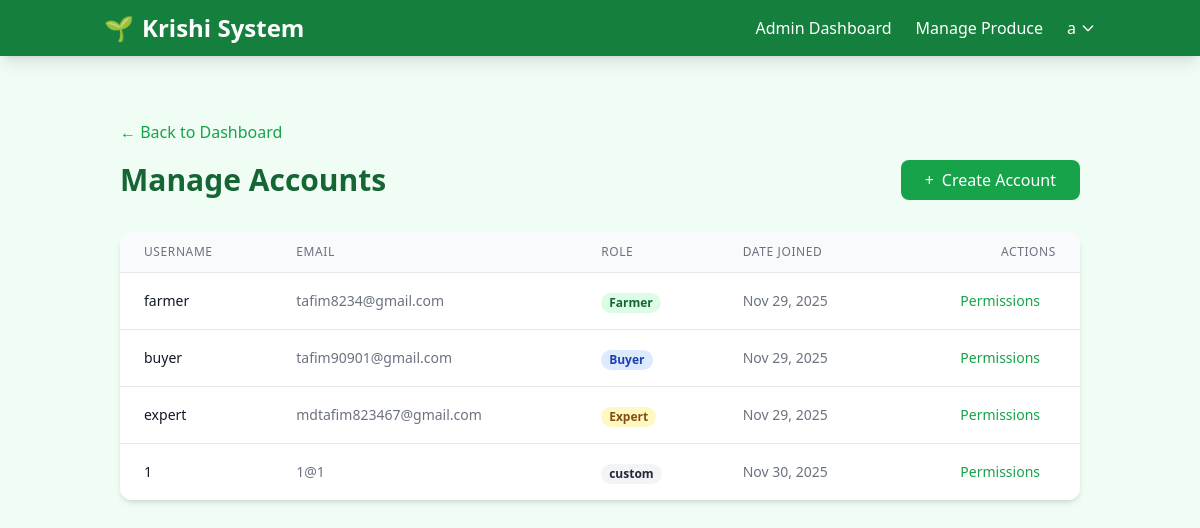
/produce/admin/accounts/ (signed in), run on the app's committed database.
### core/models.py (models this page shows, shortened)
class User(AbstractUser):
    ROLE_CHOICES = (
        ('farmer', 'Farmer'),
        ('buyer', 'Buyer'),
        ('expert', 'Expert'),
        ('admin', 'Admin'),
    )
    role = models.CharField(max_length=10, choices=ROLE_CHOICES, default='farmer')
    email = models.EmailField(unique=True)
    USERNAME_FIELD = 'username'
    REQUIRED_FIELDS = ['email', 'role']

### produce/views.py (the view, shortened to what this page needs)
# urls.py: path('admin/accounts/', views.admin_account_list, name='admin_account_list'),
@login_required
def admin_account_list(request):
    if not (request.user.role == 'admin' or request.user.has_perm('core.view_user')):
        messages.error(request, 'You do not have permission to view accounts.')
        return redirect('dashboard')
    users = User.objects.all().exclude(is_superuser=True)
    context = {
        'users': users
    }
    return render(request, 'produce/admin_account.html', context)

### produce/templates/produce/admin_account.html (shortened to what this page needs)
{% extends 'base.html' %}
{% block content %}
<div class="container mx-auto px-4 py-8">
    <a href="{% url 'dashboard' %}" class="text-green-600 hover:text-green-800 mb-4 inline-block">&larr; Back to Dashboard</a>
    <div class="flex justify-between items-center mb-8">
        <h1 class="text-3xl font-bold text-green-800">Manage Accounts</h1>
        {% if user.role == 'admin' or 'core.add_user' in user.get_all_permissions %}
        <button onclick="document.getElementById('addAccountModal').classList.remove('hidden')" class="bg-green-600 text-white px-6 py-2 rounded-lg hover:bg-green-700 transition flex items-center gap-2">
            <span>+</span> Create Account
        </button>
        {% endif %}
    </div>
    <div class="bg-white rounded-xl shadow-md overflow-hidden">
        <table class="min-w-full divide-y divide-gray-200">
            <thead class="bg-gray-50">
                <tr>
                    <th class="px-6 py-3 text-left text-xs font-medium text-gray-500 uppercase tracking-wider">Username</th>
                    <th class="px-6 py-3 text-left text-xs font-medium text-gray-500 uppercase tracking-wider">Email</th>
                    <th class="px-6 py-3 text-left text-xs font-medium text-gray-500 uppercase tracking-wider">Role</th>
                    <th class="px-6 py-3 text-left text-xs font-medium text-gray-500 uppercase tracking-wider">Date Joined</th>
                    <th class="px-6 py-3 text-right text-xs font-medium text-gray-500 uppercase tracking-wider">Actions</th>
                </tr>
            </thead>
            <tbody class="bg-white divide-y divide-gray-200">
                {% for user in users %}
                    <tr>
                        <td class="px-6 py-4 whitespace-nowrap text-sm font-medium text-gray-900">{{ user.username }}</td>
                        <td class="px-6 py-4 whitespace-nowrap text-sm text-gray-500">{{ user.email }}</td>
                        <td class="px-6 py-4 whitespace-nowrap">
                            <span class="px-2 inline-flex text-xs leading-5 font-semibold rounded-full
                                {% if user.role == 'admin' %}bg-purple-100 text-purple-800
                                {% elif user.role == 'farmer' %}bg-green-100 text-green-800
                                {% elif user.role == 'buyer' %}bg-blue-100 text-blue-800
                                {% elif user.role == 'expert' %}bg-yellow-100 text-yellow-800
                                {% else %}bg-gray-100 text-gray-800{% endif %}">
                                {{ user.get_role_display }}
                            </span>
                        </td>
                        <td class="px-6 py-4 whitespace-nowrap text-sm text-gray-500">{{ user.date_joined|date:"M d, Y" }}</td>
                        <td class="px-6 py-4 whitespace-nowrap text-right text-sm font-medium">
                            <a href="{% url 'admin_user_permissions' user.id %}" class="text-green-600 hover:text-green-900 mr-4">Permissions</a>
                        </td>
                    </tr>
                {% empty %}
                    <tr>
                        <td colspan="5" class="px-6 py-4 text-center text-gray-500">No accounts found.</td>
                    </tr>
                {% endfor %}
            </tbody>
        </table>
    </div>
</div>
{% endblock %}

### templates/base.html (shortened to what this page needs)
{% load static %}
{% load i18n %}
<!DOCTYPE html>
<html lang="en">
<head>
    <script src="https://cdn.tailwindcss.com"></script>
</head>
<body class="bg-green-50 font-sans text-gray-900">
    <nav class="bg-green-700 text-white shadow-lg" x-data="{ open: false }">
        <div class="container mx-auto px-4 py-3 flex justify-between items-center">
            <a href="/" class="text-2xl font-bold flex items-center space-x-2">
                <span>🌱</span>
                <span>Krishi System</span>
            </a>
            <div class="hidden md:flex space-x-6 items-center" x-data="globalNotifications()">
                {% if user.is_authenticated %}
                    {% if user.role == 'farmer' %}
                        <a href="{% url 'dashboard' %}" class="hover:text-green-200 transition relative">
                            {% trans "Farmer Dashboard" %}
                            <span x-show="unreadCount > 0" class="absolute -top-2 -right-3 bg-red-500 text-white text-xs px-1.5 py-0.5 rounded-full" x-text="unreadCount"></span>
                        </a>
                        <a href="/farmers/listings/" class="hover:text-green-200 transition">{% trans "My Listings" %}</a>
                    {% elif user.role == 'admin' %}
                        <a href="{% url 'dashboard' %}" class="hover:text-green-200 transition relative">
                            {% trans "Admin Dashboard" %}
                        </a>
                    {% else %}
                        <a href="{% url 'dashboard' %}" class="hover:text-green-200 transition relative">
                            {% trans "Dashboard" %}
                            <span x-show="unreadCount > 0" class="absolute -top-2 -right-3 bg-red-500 text-white text-xs px-1.5 py-0.5 rounded-full" x-text="unreadCount"></span>
                        </a>
                    {% endif %}
                    {% if user.role == 'admin' or 'produce.add_produce' in user.get_all_permissions %}
                        <a href="{% url 'admin_produce_list' %}" class="hover:text-green-200 transition">{% trans "Manage Produce" %}</a>
                    {% endif %}
                    <div class="relative" x-data="{ dropdown: false }">
                        <button @click="dropdown = !dropdown" class="flex items-center space-x-1 hover:text-green-200 focus:outline-none">
                            <span>{{ user.username }}</span>
                            <svg class="w-4 h-4" fill="none" stroke="currentColor" viewBox="0 0 24 24"><path stroke-linecap="round" stroke-linejoin="round" stroke-width="2" d="M19 9l-7 7-7-7"></path></svg>
                        </button>
                    </div>
                {% else %}
                    <a href="{% url 'login' %}" class="hover:text-green-200 transition">{% trans "Login" %}</a>
                    <a href="{% url 'register' %}" class="bg-white text-green-700 px-4 py-2 rounded-full font-semibold hover:bg-green-100 transition">{% trans "Register" %}</a>
                {% endif %}
            </div>
        </div>
    </nav>
    <main class="container mx-auto px-4 py-8 min-h-screen">
        {% block content %}{% endblock %}
    </main>
</body>
</html>

### data on the page
User: username "a"
User: username "farmer", email "tafim8234@gmail.com", role "Farmer", date_joined "Nov 29, 2025"
User: username "buyer", email "tafim90901@gmail.com", role "Buyer", date_joined "Nov 29, 2025"
User: username "expert", email "mdtafim823467@gmail.com", role "Expert", date_joined "Nov 29, 2025"
User: username "1", email "1@1", role "custom", date_joined "Nov 30, 2025"
